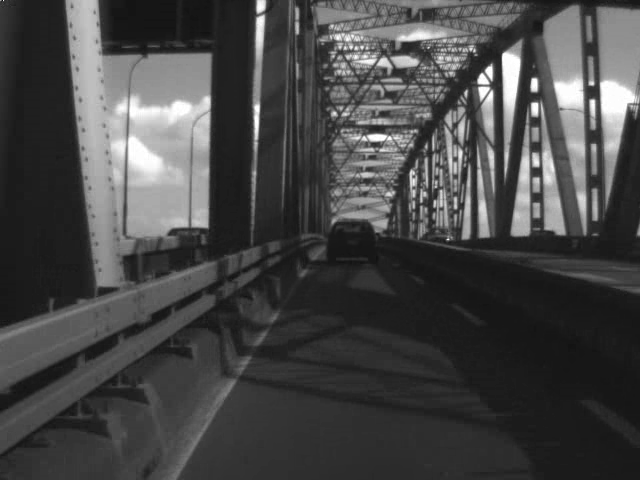
//> input picture frame 39 of barriers.avi, 640 x 480 px
$ ./Source   (built with g++ and OpenCV 4)
//> lines starting //> are read from the running program, lines starting //| are printed output that depends on the picture; after the words box and inside, x2 and y2 are one past the last pixel; in counts of white or black regions, pixels touching at a corner belong together
#include <opencv2/opencv.hpp>
#include <opencv2/highgui/highgui.hpp>
#include <iostream>
#include <Windows.h>
#include <opencv2/imgproc/imgproc.hpp>

using namespace std;
using namespace cv;

//Creates the Histogram for the frames
//windowName is the name of the Histogram Window Name; Don't make it same as video output
//frame is the name of the frame to grab the histogram from
void displayHistogram(string windowName, Mat frame)
{
	int iHistogram[256];

	//Clear the Histogram
	for (int i = 0; i < 255; i++)
	{
		iHistogram[i] = 0;
	}

	//Calculate the number of pixels for each intensity values
	for (int y = 0; y < frame.rows; y++)
		for (int x = 0; x < frame.cols; x++)
			iHistogram[(int)frame.at<uchar>(y, x)]++;


	//Draw the histograms
	int hist_w = 512; int hist_h = 400;
	int bin_w = cvRound((double)hist_w / 256);

	Mat histImage(hist_h, hist_w, CV_8UC1, Scalar(255, 255, 255));

	//Find the maximum intensity element from the histogram
	int max = iHistogram[0];
	for (int i = 1; i < 256; i++) {
		if (max < iHistogram[i]) {
			max = iHistogram[i];
		}
	}

	//Normalize the histogram between 0 and histImage.rows

	for (int i = 0; i < 255; i++) {
		iHistogram[i] = ((double)iHistogram[i] / max) * histImage.rows;
	}


	//Draw the intensity line for the histogram
	for (int i = 0; i < 255; i++)
	{
		line(histImage, Point(bin_w * (i), hist_h),
			Point(bin_w * (i), hist_h - iHistogram[i]),
			Scalar(0, 0, 0), 1, 8, 0);
	}

	//Display the histogram
	imshow(windowName, histImage);

	waitKey(25);
	return;
}

int main(int argc, char* argv[])
{
	//originalCap: Capture object; Used for showing the Original Video
	VideoCapture originalCap("../barriers.avi");
	//changedCap: Capture object; Used for saving the Changed video
	VideoCapture changedCap("../barriers.avi");

	//originalFrame: Mat object; Used with the Original Video
	Mat originalFrame;
	//newFrame: Mat object; Used with the New, Changed Video
	Mat newFrame;
	//savedFrame: Mat object; Used to with the Final, Saved Video
	Mat savedFrame;

	//iSliderBrightness: Integer; Used for setting Brightness Slider Starting Value
	int iSliderBrightness = -1;
	//iSliderContrast: Integer; Used for setting Contrast Slider Starting Value
	int iSliderContrast = -1;

	//iBrightness: Interger; Used to get Brightness adjustment.
	int iBrightness = 0;
	//dContrast: Double; Used to get Contrast Adjustment.
	double dContrast = 0;

	//iFrameCounter: Integer; Used to keep track of what frame the video is on
	int iFrameCounter = 0;
	//iFPS: Integer; Populated from Original Video; Used to match input video FPS when saving
	int iFPS = originalCap.get(CAP_PROP_FPS);

	//iFrameWidth: Integer; Populated from Original Video; Used to in frameSize
	int iFrameWidth = static_cast<int>(originalCap.get(CAP_PROP_FRAME_WIDTH));
	//iFrameHeight: Integer; Populated from Original Video; Used in frameSize
	int iFrameHeight = static_cast<int>(originalCap.get(CAP_PROP_FRAME_HEIGHT));

	//frameSize: Size object; Populted from iFrameWidth & iFrameHeight; Used to match input & output window sizes
	Size frameSize(iFrameWidth, iFrameHeight);

	//oVideoWriter: VideoWriter object; Used to create final, edited video and save it
	VideoWriter oVideoWriter("../MyVideo.avi", VideoWriter::fourcc('M', 'J', 'P', 'G'), iFPS, frameSize, true);

	//Create "Sliders" window for sliders
	namedWindow("Sliders", WINDOW_NORMAL);
	//Set "Test" window size
	resizeWindow("Sliders", 500, 125);

	//Check if originalCap was opened;
	//If not, print error and return -1
	if (!originalCap.isOpened())
	{
		cout << "Error reading image!" << endl;
		return -1;
	}

	//First Loop; Used for user to change video contrast/brightness; Esc key used to progress to save loop
	while (true)
	{
		// [7 lines of commented-out code are left out]
		createTrackbar("Brightness", "Sliders", &iSliderBrightness, 100);
		//Creation of Contrast slider/trackbar
		createTrackbar("Contrast", "Sliders", &iSliderContrast, 100);

		//Get brightness value from slider, subtract starting value to increase or decrease brightness
		iBrightness = iSliderBrightness - 50;
		//Get contrast value from slider, divide by 50.0 to get value to increase or decrease contrast
		dContrast = iSliderContrast / 50.0;

		//Check if iSliderBrightness is -1 / hasn't been changed
		//If so, set it to equal 50
		if (iSliderBrightness == -1)
		{
			iSliderBrightness = 50;
		}
		//Check if iSliderContrast is -1 / hasn't been changed
		//If so, set it to equal 50
		if (iSliderContrast == -1)
		{
			iSliderContrast = 50;
		}

		//Read new frame in from originalCap to originalFrame
		originalCap.read(originalFrame);
//> originalFrame is the input picture: 480 rows x 640 cols, CV_8UC3; min 2, max 255, mean 70.7
		//Read new frame in from originalCap to newFrame
		originalCap.read(newFrame);
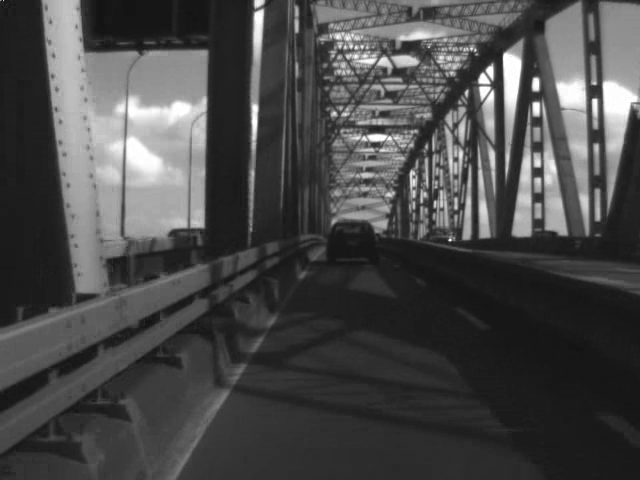
//> input picture frame 40 of barriers.avi, 640 x 480 px
//> newFrame is the input picture: 480 rows x 640 cols, CV_8UC3; min 0, max 255, mean 73.2

		//Set user adjusted Brightness and Contrast to newFrame
		originalFrame.convertTo(newFrame, -1, dContrast, iBrightness);
//> newFrame: 480 rows x 640 cols, CV_8UC3; every value is 0

		//Check if the current frame is empty on either
		//If so, break the while loop.
		if (newFrame.empty() || originalFrame.empty())
		{
			break;
		}

		//Display Original Video from originalFrame
		imshow("Original Video", originalFrame);
		//Display Histogram for Original Video
		displayHistogram("Original Histogram",originalFrame);
//> after the loop in displayHistogram, `for (int y = 0; y < frame.rows; y++)`: iHistogram = 256 values, max 14847 at index 29, min 0 at index 0, mean 1200
//> in displayHistogram, `int max = iHistogram[0];`: max = 0
//> the loop in displayHistogram, `for (int i = 1; i < 256; i++)` made 255 passes
//> max on passes 2, 18, 19, 20, 22, 27, 29: 3, 27, 72, 1512, 5979, 13524, 14847
//> after the loop in displayHistogram, `for (int i = 1; i < 256; i++)`: max = 14847
//> after the loop in displayHistogram, `for (int i = 0; i < 255; i++)`: iHistogram = 256 values, max 663 at index 255, min 0 at index 0, mean 34.46
//> after the loop in displayHistogram, `for (int i = 0; i < 255; i++)`:
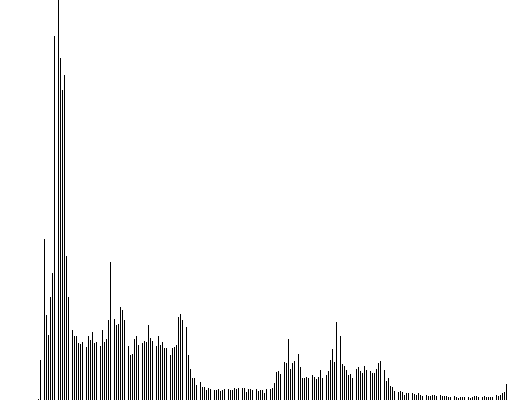
//> histImage: 400 rows x 512 cols, CV_8UC1; 96% white; black in thin lines or dots
		//Display changed video from newFrame
		imshow("New Video", newFrame);
		//Display Histogram for newFrame
		displayHistogram("New Histogram", newFrame);
//> call 2 of displayHistogram, with windowName = "New Histogram"
//> after the loop in displayHistogram (call 2), `for (int y = 0; y < frame.rows; y++)`: iHistogram = 256 values, max 307200 at index 0, min 0 at index 1, mean 1200
//> in displayHistogram (call 2), `int max = iHistogram[0];`: max = 307200
//> after the loop in displayHistogram (call 2), `for (int i = 0; i < 255; i++)`:
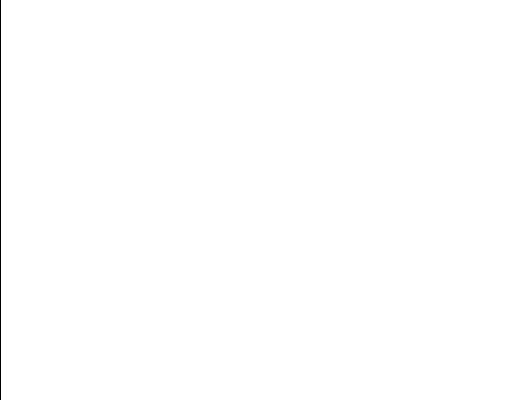
//> histImage: 400 rows x 512 cols, CV_8UC1; 99.8% white; black in thin lines or dots, all inside (x1, y1, x2, y2) = (0, 0, 1, 400)

		//iKey: Integer; Checks to see if key has been pressed for 20 ms
		int iKey = waitKey(20);
//> the Esc key is pressed

		//Check if Esc key pressed;
		//If pressed, break While loop
		if (iKey == 27)
		{
			break;
		}
	}

	//Second Loop; Used to save the changes the user has made to the video
	while (true)
	{
		//canGrab: Boolean; True if next frame can be grabbed/non-empty,
		//	     False if next frame cannot be grabbed/is empty
		bool canGrab = changedCap.grab();
//> canGrab = true

		//Check if canGrab is false
		//If false, print error, break loop.
		if (canGrab == false)
		{
			cout << "Cannot grab video frame" << endl;
			break;
		}
		//If true, retrieve the frame.
		//Change brightness and contrast values to user set values
		//Write frame to file.
		//Wait
		else
		{
			changedCap.retrieve(savedFrame);
			savedFrame.convertTo(savedFrame, -1, dContrast, iBrightness);

			cout << "Saving frame." << endl;
			oVideoWriter.write(savedFrame);
			waitKey(10);
		}
	}

	// When everything done, release the video capture object
	oVideoWriter.release();
	changedCap.release();
	originalCap.release();

	// Closes all the frames
	return 0;
}

$ run again, starting later in the video
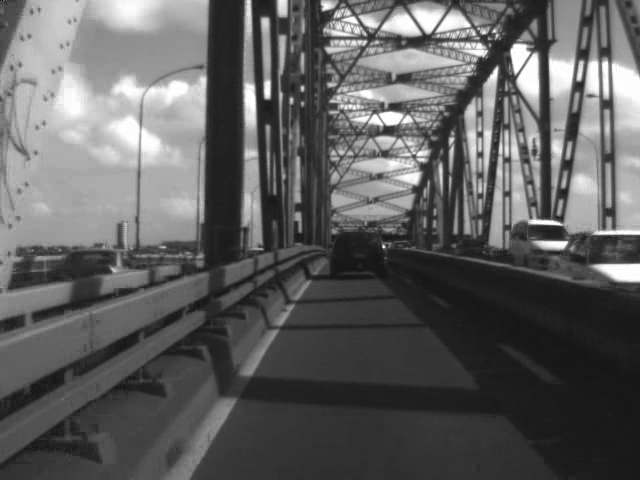
//> input picture frame 179 of barriers.avi, 640 x 480 px
//> originalFrame is the input picture: 480 rows x 640 cols, CV_8UC3; min 13, max 255, mean 94.9
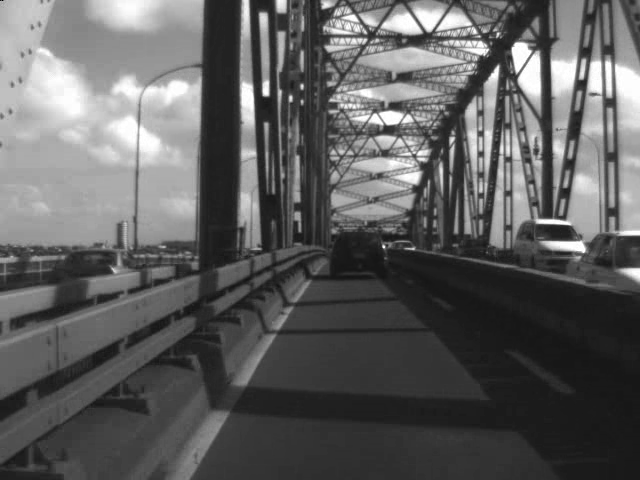
//> input picture frame 180 of barriers.avi, 640 x 480 px
//> newFrame is the input picture: 480 rows x 640 cols, CV_8UC3; min 0, max 255, mean 94.5
//> newFrame: 480 rows x 640 cols, CV_8UC3; every value is 0
//> after the loop in displayHistogram, `for (int y = 0; y < frame.rows; y++)`: iHistogram = 256 values, max 4944 at index 172, min 0 at index 0, mean 1200
//> in displayHistogram, `int max = iHistogram[0];`: max = 0
//> the loop in displayHistogram, `for (int i = 1; i < 256; i++)` made 255 passes
//> max on passes 13, 19, 22, 23, 24, 25, 26, 27: 3, 9, 27, 66, 138, 258, 483, 820
//> after the loop in displayHistogram, `for (int i = 1; i < 256; i++)`: max = 4944
//> after the loop in displayHistogram, `for (int i = 0; i < 255; i++)`: iHistogram = 256 values, max 822 at index 255, min 0 at index 0, mean 99.65
//> after the loop in displayHistogram, `for (int i = 0; i < 255; i++)`:
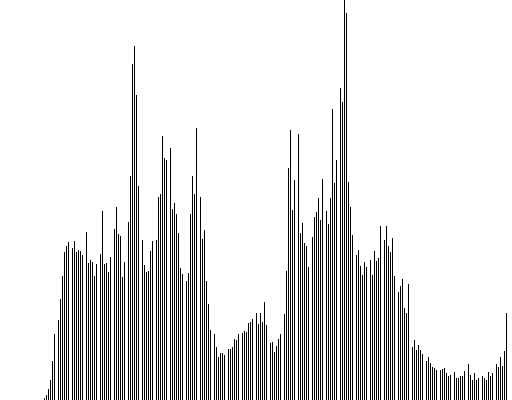
//> histImage: 400 rows x 512 cols, CV_8UC1; 87.9% white; black in thin lines or dots
//> canGrab = true

$ run again, starting later in the video
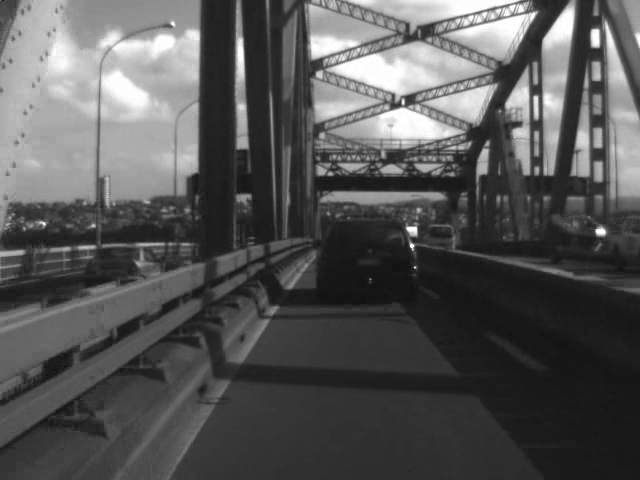
//> input picture frame 319 of barriers.avi, 640 x 480 px
//> originalFrame is the input picture: 480 rows x 640 cols, CV_8UC3; min 16, max 255, mean 85.8
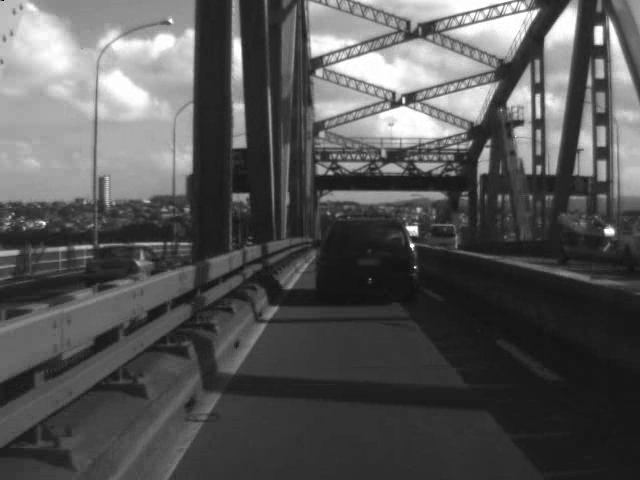
//> input picture frame 320 of barriers.avi, 640 x 480 px
//> newFrame is the input picture: 480 rows x 640 cols, CV_8UC3; min 0, max 255, mean 85.3
//> newFrame: 480 rows x 640 cols, CV_8UC3; every value is 0
//> after the loop in displayHistogram, `for (int y = 0; y < frame.rows; y++)`: iHistogram = 256 values, max 5046 at index 173, min 0 at index 0, mean 1200
//> in displayHistogram, `int max = iHistogram[0];`: max = 0
//> the loop in displayHistogram, `for (int i = 1; i < 256; i++)` made 255 passes
//> max on passes 17, 19, 22, 23, 24, 25, 26, 27: 3, 21, 90, 93, 189, 436, 794, 1070
//> after the loop in displayHistogram, `for (int i = 1; i < 256; i++)`: max = 5046
//> after the loop in displayHistogram, `for (int i = 0; i < 255; i++)`: iHistogram = 256 values, max 486 at index 255, min 0 at index 0, mean 96.46
//> after the loop in displayHistogram, `for (int i = 0; i < 255; i++)`:
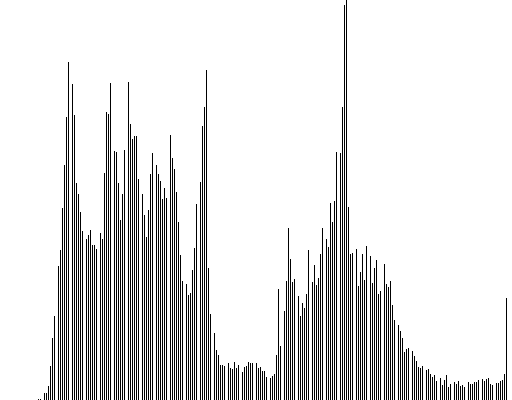
//> histImage: 400 rows x 512 cols, CV_8UC1; 88.2% white; black in thin lines or dots
//> canGrab = true
